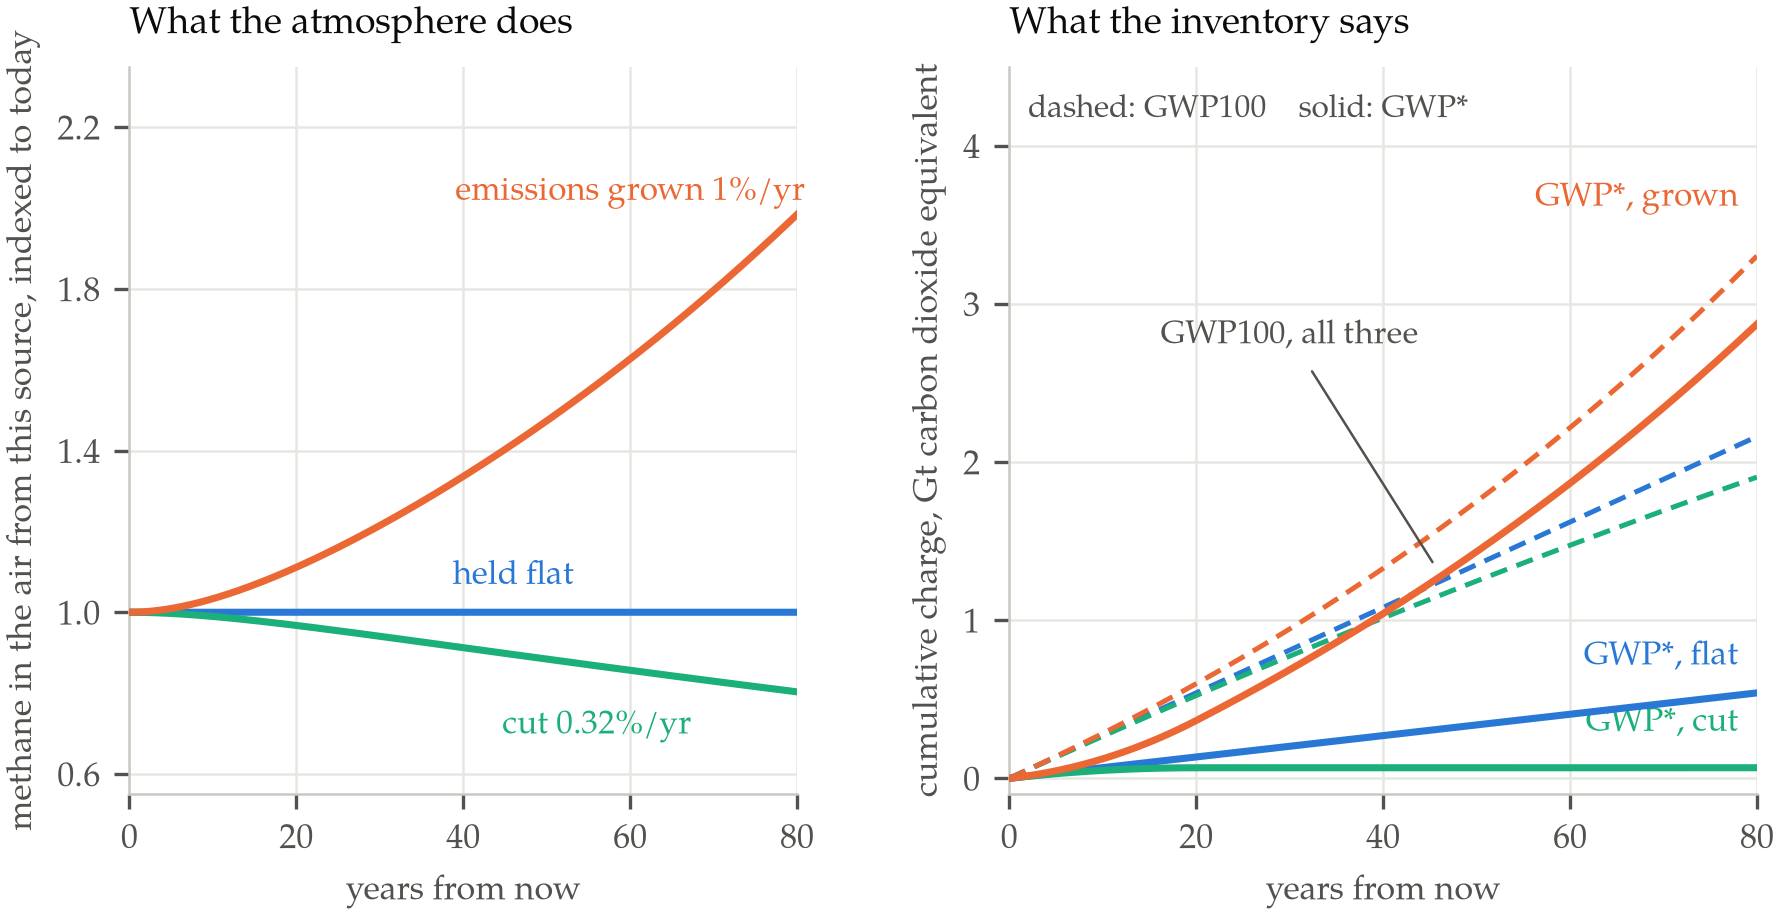

Recreate this plot in Python.
"""Figure for report 013 — what a methane source does, and what it is charged.

Both panels follow one hypothetical source emitting 1 Tg (one million tonnes) of
methane a year, held at that rate for long enough before year zero that its
contribution to the atmosphere has reached steady state. Three futures are then
imposed: hold the rate flat, cut it by 0.32 per cent a year, or grow it by 1 per
cent a year.

Left panel — the physics. A one-box atmospheric model,

    dB/dt = E(t) - B / tau,      tau = 11.8 yr (AR6 methane perturbation lifetime)

whose steady state is B = E * tau. Methane's radiative forcing is proportional
to this burden to first order, so the curve is a proxy for the source's warming
contribution. Plotted as an index, 1.0 at year zero.

Right panel — the accounting. Cumulative CO2-equivalent charged to the same
source under two metrics, both using GWP100 = 27 for non-fossil methane:

    GWP100:  E_CO2e(t)  = 27 * E(t)
    GWP*:    E_CO2we(t) = 27 * ( r*H/dt * (E(t) - E(t-20)) + s * E(t) ),
             r = 0.75, s = 0.25, H = 100 yr, dt = 20 yr  (Smith et al. 2021)

so the rate coefficient r*H/dt is exactly 3.75 and the stock coefficient s is
0.25. For t < 20 the source's history is flat, so E(t-20) = E(0).

The point of the pairing: the left panel holds three different climate
outcomes, one of them a source whose contribution to the atmosphere is
shrinking, and every dashed GWP100 line in the right panel ramps upward
regardless.

Palette: the blue / orange / green trio already used in reports 009-012, checked
with the dataviz validator at print contrast (all adjacent pairs pass; the green
carries a contrast WARN against white, met here by direct labels on every line).
Run: python3 figures/013-methane-stock-versus-flow.py
"""
import matplotlib
matplotlib.use("Agg")
import matplotlib.font_manager as fm
import matplotlib.pyplot as plt
import numpy as np
import tempfile
from pathlib import Path

SERIF = "TeX Gyre Pagella"
BLUE, ORANGE, GREEN = "#2a78d6", "#eb6834", "#1baf7a"
INK, MUTED, GRID = "#0b0b0b", "#52514e", "#e6e6e2"


def use_vendored_pagella():
    """Register tools/fonts/texgyrepagella-*.woff2 with matplotlib.

    matplotlib cannot read woff2, so decompress the vendored faces to ttf in a
    temporary directory and register those. Naming the family and hoping the
    host has it installed is what put report 008 in the wrong typeface.
    """
    vendored = sorted((Path(__file__).resolve().parent.parent / "tools" / "fonts")
                      .glob("texgyrepagella-*.woff2"))
    if not vendored:
        return False
    try:
        from fontTools.ttLib import TTFont
    except ImportError:
        return False
    cache = Path(tempfile.mkdtemp(prefix="pagella-"))
    for src in vendored:
        face = TTFont(str(src))
        face.flavor = None
        dst = cache / (src.stem + ".ttf")
        face.save(str(dst))
        fm.fontManager.addfont(str(dst))
    return SERIF in {f.name for f in fm.fontManager.ttflist}


if not use_vendored_pagella() and SERIF not in {f.name for f in fm.fontManager.ttflist}:
    raise SystemExit("TeX Gyre Pagella unavailable: install fontTools and brotli "
                     "so the vendored woff2 faces in tools/fonts/ can be used.")

plt.rcParams.update({
    "font.family": "serif", "font.serif": [SERIF], "font.size": 8.2,
    "mathtext.fontset": "custom", "mathtext.rm": SERIF,
    "mathtext.it": f"{SERIF}:italic", "mathtext.bf": f"{SERIF}:bold",
    "axes.edgecolor": "#c9c9c4", "axes.linewidth": 0.6,
    "text.color": INK, "axes.labelcolor": MUTED, "xtick.color": MUTED,
    "ytick.color": MUTED, "figure.facecolor": "white", "savefig.facecolor": "white",
})

TAU = 11.8          # yr, AR6 methane perturbation lifetime
GWP100 = 27.0       # non-fossil methane, AR6
R, S, H, DT = 0.75, 0.25, 100.0, 20.0
K = R * H / DT
assert K == 3.75

YEARS = 80
STEP = 0.02
t = np.arange(0.0, YEARS + STEP, STEP)

SCENARIOS = [
    ("held flat",        0.0,     BLUE),
    ("cut 0.32%/yr",    -0.00322, GREEN),
    ("grown 1%/yr",      0.01,    ORANGE),
]


def emissions(t, g):
    """Tg CH4 per year; before year zero the rate has always been 1."""
    return np.where(t < 0.0, 1.0, (1.0 + g) ** np.maximum(t, 0.0))


def burden(t, g):
    """Integrate dB/dt = E - B/tau from the steady state B(0) = tau."""
    b = np.empty_like(t)
    b[0] = TAU
    for i in range(1, len(t)):
        e = emissions(t[i - 1], g)
        b[i] = b[i - 1] + STEP * (e - b[i - 1] / TAU)
    return b


def annual_charges(t, g):
    """(GWP100, GWP*) annual charge in Mt CO2 equivalent per year."""
    e_now = emissions(t, g)
    e_then = emissions(t - DT, g)
    return GWP100 * e_now, GWP100 * (K * (e_now - e_then) + S * e_now)


fig, (axL, axR) = plt.subplots(1, 2, figsize=(7.0, 3.15),
                               gridspec_kw=dict(width_ratios=[1.0, 1.12],
                                                wspace=0.30))

# ---- left: what the atmosphere does --------------------------------------
for label, g, colour in SCENARIOS:
    axL.plot(t, burden(t, g) / TAU, color=colour, lw=1.7, zorder=3)
axL.axhline(1.0, color="#9a9a94", lw=0.7, ls=(0, (3, 2.5)), zorder=2)
axL.set_xlim(0, YEARS)
axL.set_ylim(0.55, 2.35)
axL.set_xticks([0, 20, 40, 60, 80])
axL.set_yticks([0.6, 1.0, 1.4, 1.8, 2.2])
axL.set_xlabel("years from now")
axL.set_ylabel("methane in the air from this source, indexed to today")
axL.set_title("What the atmosphere does", fontsize=9.0, loc="left", pad=8,
              color=INK)
axL.text(60, 2.02, "emissions grown 1%/yr", color=ORANGE, fontsize=8.0,
         ha="center")
axL.text(46, 1.07, "held flat", color=BLUE, fontsize=8.0, ha="center")
axL.text(56, 0.70, "cut 0.32%/yr", color=GREEN, fontsize=8.0, ha="center")
axL.grid(color=GRID, lw=0.6, zorder=0)
for sp in ("top", "right"):
    axL.spines[sp].set_visible(False)

# ---- right: what the inventory says --------------------------------------
peak = 0.0
for label, g, colour in SCENARIOS:
    gwp, star = annual_charges(t, g)
    cum_gwp = np.cumsum(gwp) * STEP / 1000.0        # Gt CO2e
    cum_star = np.cumsum(star) * STEP / 1000.0
    axR.plot(t, cum_gwp, color=colour, lw=1.2, ls=(0, (3.5, 2.0)), zorder=3)
    axR.plot(t, cum_star, color=colour, lw=1.7, zorder=4)
    peak = max(peak, cum_gwp[-1], cum_star[-1])
axR.set_xlim(0, YEARS)
axR.set_ylim(-0.1, 4.5)
axR.set_xticks([0, 20, 40, 60, 80])
axR.set_yticks([0, 1, 2, 3, 4])
axR.set_xlabel("years from now")
axR.set_ylabel("cumulative charge, Gt carbon dioxide equivalent")
axR.set_title("What the inventory says", fontsize=9.0, loc="left", pad=8,
              color=INK)
axR.annotate("GWP100, all three", xy=(46, 1.30), xytext=(30, 2.75),
             fontsize=7.8, color=MUTED, ha="center",
             arrowprops=dict(arrowstyle="-", color=MUTED, lw=0.6,
                             shrinkA=3, shrinkB=3))
axR.text(2.0, 4.18, "dashed: GWP100    solid: GWP*", fontsize=7.6, color=MUTED,
         ha="left")
axR.text(78, 3.62, "GWP*, grown", color=ORANGE, fontsize=8.0, ha="right")
axR.text(78, 0.72, "GWP*, flat", color=BLUE, fontsize=8.0, ha="right")
axR.text(78, 0.30, "GWP*, cut", color=GREEN, fontsize=8.0, ha="right")
axR.grid(color=GRID, lw=0.6, zorder=0)
for sp in ("top", "right"):
    axR.spines[sp].set_visible(False)

print("peak cumulative charge on the plot: %.2f Gt" % peak)
for label, g, _ in SCENARIOS:
    gwp, star = annual_charges(t, g)
    print("  %-14s  GWP100 %.2f Gt   GWP* %.2f Gt   burden index %.3f"
          % (label, np.cumsum(gwp)[-1] * STEP / 1000.0,
             np.cumsum(star)[-1] * STEP / 1000.0, burden(t, g)[-1] / TAU))

out = Path(__file__).with_suffix(".png")
fig.savefig(out, dpi=300, bbox_inches="tight", pad_inches=0.02)
print("wrote", out)
